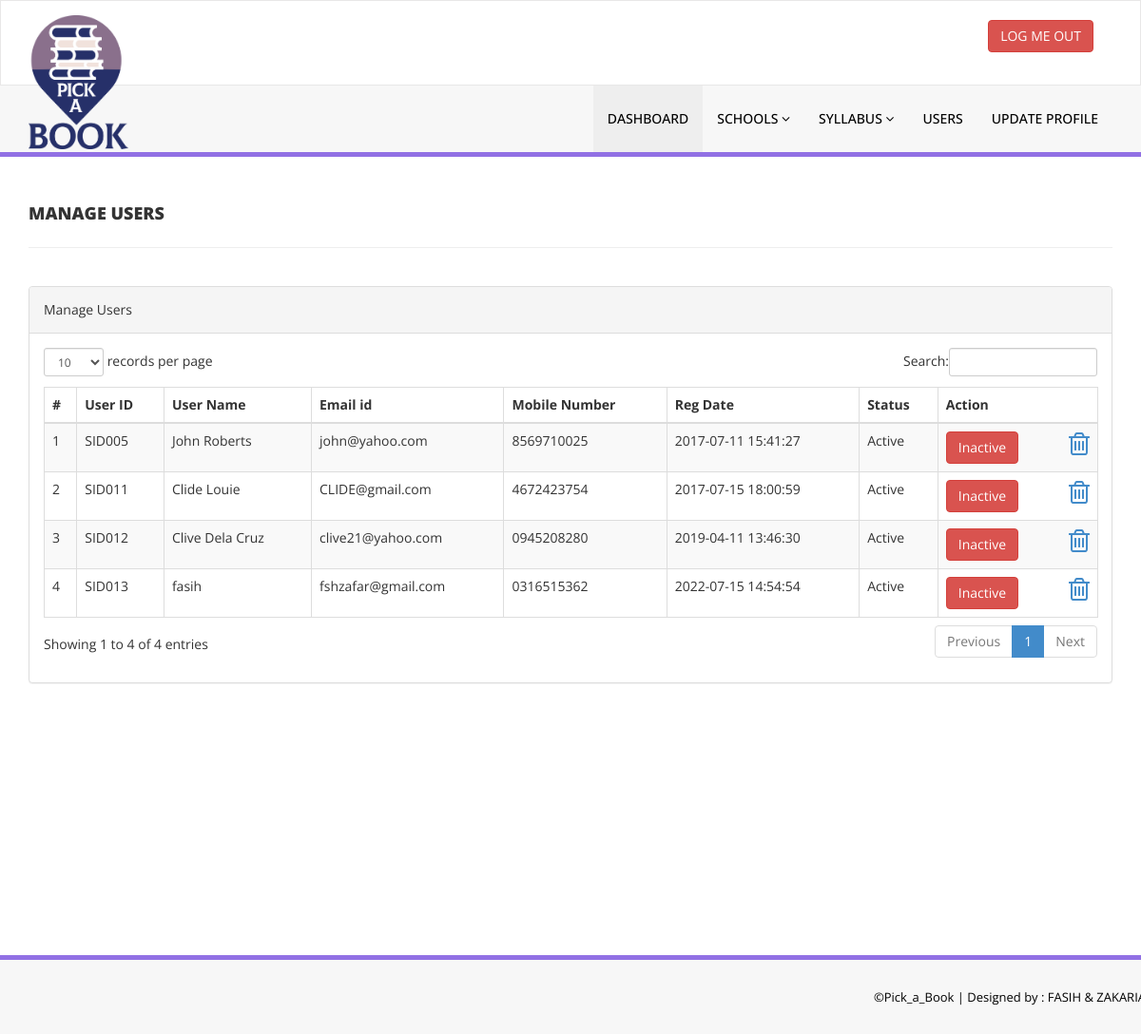
/admin/reg-students.php (signed in), run on the app's committed database.
### tables this page shows
CREATE TABLE `tblstudents` (
  `id` int(11) NOT NULL,
  `StudentId` varchar(100) DEFAULT NULL,
  `FullName` varchar(120) DEFAULT NULL,
  `EmailId` varchar(120) DEFAULT NULL,
  `MobileNumber` char(11) DEFAULT NULL,
  `Password` varchar(120) DEFAULT NULL,
  `Status` int(1) DEFAULT NULL,
  `RegDate` timestamp NULL DEFAULT current_timestamp(),
  `UpdationDate` timestamp NULL DEFAULT NULL ON UPDATE current_timestamp()
);

### admin/reg-students.php (the view, shortened to what this page needs)
<?php
include('includes/config.php');
if (strlen($_SESSION['alogin']) == 0) {
    header('location:index.php');
} else {
    ?>
    <!DOCTYPE html>
    <html xmlns="http://www.w3.org/1999/xhtml">
    <head>
        <link href="assets/css/bootstrap.css" rel="stylesheet"/>
        <link href="assets/css/font-awesome.css" rel="stylesheet"/>
        <link href="assets/js/dataTables/dataTables.bootstrap.css" rel="stylesheet"/>
        <link href="assets/css/style.css" rel="stylesheet"/>
    </head>
    <body>
    <?php include('includes/header.php'); ?>
    <div class="content-wrapper">
        <div class="container">
            <div class="row pad-botm">
                <div class="col-md-12">
                    <h4 class="header-line">Manage Users</h4>
                </div>
            </div>
            <div class="row">
                <div class="col-md-12">
                    <div class="panel panel-default">
                        <div class="panel-heading">
                            Manage Users
                        </div>
                        <div class="panel-body">
                            <div class="table-responsive">
                                <table class="table table-striped table-bordered table-hover" id="dataTables-example">
                                    <thead>
                                    <tr>
                                        <th>#</th>
                                        <th>User ID</th>
                                        <th>User Name</th>
                                        <th>Email id</th>
                                        <th>Mobile Number</th>
                                        <th>Reg Date</th>
                                        <th>Status</th>
                                        <th>Action</th>
                                    </tr>
                                    </thead>
                                    <tbody>
                                    <?php $sql = "SELECT * from tblstudents";
                                    $query = $dbh->prepare($sql);
                                    $query->execute();
                                    $results = $query->fetchAll(PDO::FETCH_OBJ);
                                    $cnt = 1;
                                    if ($query->rowCount() > 0) {
                                        foreach ($results as $result) { ?>
                                            <tr class="odd gradeX">
                                                <td class="center"><?php echo htmlentities($cnt); ?></td>
                                                <td class="center"><?php echo htmlentities($result->StudentId); ?></td>
                                                <td class="center"><?php echo htmlentities($result->FullName); ?></td>
                                                <td class="center"><?php echo htmlentities($result->EmailId); ?></td>
                                                <td class="center"><?php echo htmlentities($result->MobileNumber); ?></td>
                                                <td class="center"><?php echo htmlentities($result->RegDate); ?></td>
                                                <td class="center"><?php if ($result->Status == 1) {
                                                        echo htmlentities("Active");
                                                    } else {
                                                        echo htmlentities("Blocked");
                                                    }
                                                    ?></td>
                                                <td class="center">
                                                    <?php if ($result->Status == 1) {
                                                        ?>
                                                        <a href="reg-students.php?inid=<?php echo htmlentities($result->id); ?>"
                                                           onclick="return confirm('Are you sure you want to block this student?');"" >
                                                        <button class="btn btn-danger"> Inactive</button>
                                                    <?php } else { ?>
                                                        <a href="reg-students.php?id=<?php echo htmlentities($result->id); ?>"
                                                           onclick="return confirm('Are you sure you want to active this student?');"">
                                                        <button class="btn btn-primary"> Active</button>
                                                    <?php } ?>
                                                    <a href="del-user.php?id=<?php echo htmlentities($result->id); ?>"><i
                                                                class="fa fa-2x fa-trash-o pull-right"></i></a>
                                                </td>
                                            </tr>
                                            <?php $cnt = $cnt + 1;
                                        }
                                    } ?>
                                    </tbody>
                                </table>
                            </div>
                        </div>
                    </div>
                </div>
            </div>
        </div>
    </div>
    <?php include('includes/footer.php'); ?>
    </body>
    </html>
<?php } ?>

### admin/assets/css/style.css (style rules this page uses)
.content-wrapper { margin-top: 40px; min-height:800px; padding-bottom:90px; }
.header-line { font-weight:900; padding-bottom:25px; border-bottom:1px solid #eeeeee; text-transform:uppercase; }
.pad-botm { padding-bottom:30px; }

### data on the page
tblstudents: StudentId "SID005", FullName "John Roberts", EmailId "john@yahoo.com", MobileNumber "8569710025", RegDate "2017-07-11 15:41:27"
tblstudents: StudentId "SID011", FullName "Clide Louie", EmailId "CLIDE@gmail.com", MobileNumber "4672423754", RegDate "2017-07-15 18:00:59"
tblstudents: StudentId "SID012", FullName "Clive Dela Cruz", EmailId "clive21@yahoo.com", MobileNumber "0945208280", RegDate "2019-04-11 13:46:30"
tblstudents: StudentId "SID013", FullName "fasih", EmailId "fshzafar@gmail.com", MobileNumber "0316515362", RegDate "2022-07-15 14:54:54"
